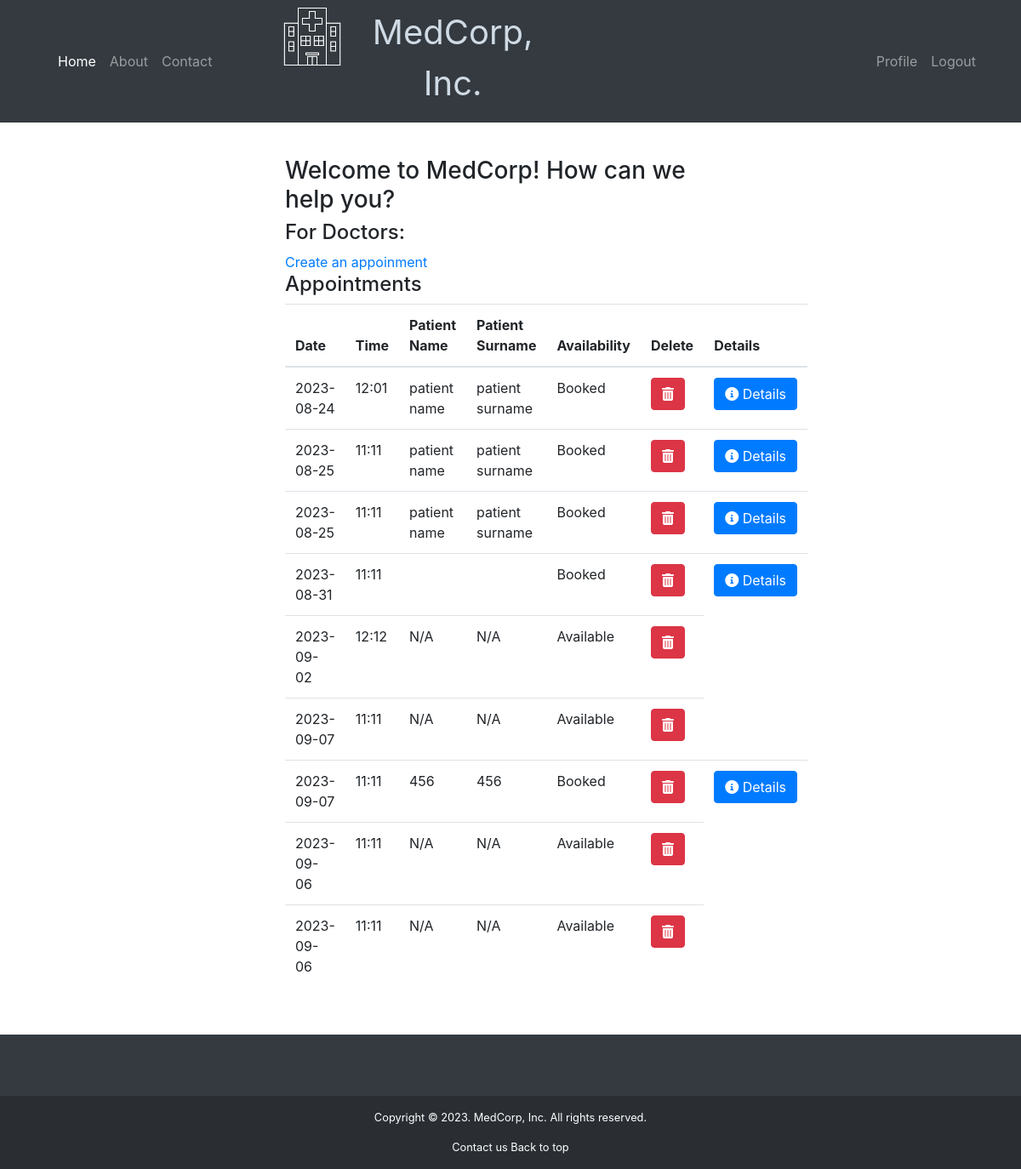
The app's page / (signed in) with its own data.
### library/db/models.py (models this page shows, shortened)
class Appointment(db.Model):
    __tablename__ = 'appointment'
    app_id = db.Column(db.Integer, primary_key=True, autoincrement=True)
    app_date = db.Column(db.Text, nullable=False)
    app_time = db.Column(db.Text, nullable=False)
    availability = db.Column(db.Boolean, nullable=False, default=True)
    patient_id = db.Column(db.Integer, db.ForeignKey("profile._id"))
    doctor_id = db.Column(db.Integer)
    createdDate = db.Column(db.DateTime,
                            default=datetime.utcnow, nullable=False)
    recommendations = db.Column(db.Text)
    profile = db.relationship("Profile", uselist=False)

class Profile(db.Model):
    __tablename__ = 'profile'
    _id = db.Column(db.Integer, primary_key=True, autoincrement=True)
    name = db.Column(db.String(100), unique=False)
    surname = db.Column(db.String(100), unique=False)
    birthdate = db.Column(db.DateTime, unique=False)
    gender = db.Column(db.String(10))
    email = db.Column(db.String(100), unique=True)
    telephone = db.Column(db.Integer, unique=False)
    insurance = db.Column(db.Boolean)
    userid = db.Column(db.Integer, db.ForeignKey("user._id"), nullable=False, unique=True)
    createdDate = db.Column(db.DateTime,
                            default=datetime.utcnow, nullable=False)
    user = db.relationship("User", uselist=False, cascade="delete")

### library/routes/routes.py (the view, shortened to what this page needs)
@pages.route("/", methods=["GET", "POST"])
def home():
    if request.method == "GET":
        booked_app = []
        appointment = []
        if current_user.is_authenticated:
            if current_user.isDoctor:
                appointment = Appointment.query.filter_by(
                    doctor_id=current_user._id).all()
            elif current_user.isPatient:
                booked_app = Appointment.query.filter_by(
                    patient_id=current_user._id).all()
        doctor_profiles = {}
        for app in appointment:
            doctor_profile = Profile.query.filter_by(
                userid=app.doctor_id).first()
            doctor_profiles[app.doctor_id] = doctor_profile
        if current_user.is_authenticated:
            display = Appointment.query.filter_by(
                patient_id=current_user._id).all()
            display_doctor = []
        else:
            display = []
            display_doctor = []
        return render_template("main/home.html",
                               booked_app=booked_app,
                               appointment=appointment,
                               doctor_profiles=doctor_profiles)
    return render_template("main/home.html")

### library/templates/main/home.html (shortened to what this page needs)
{% extends 'layout.html' %}
{% block main_content %}
<h3>Welcome to MedCorp! How can we help you?</h3>
{% if current_user.isDoctor %}
<h4> For Doctors: </h4>
<a href="/appointment"> Create an appoinment </a>
<br>
{% elif current_user.isAdmin %}
<a href="/adminpanel"> Admin panel </a>
<br>
{% else %}
<h4> For Patients: </h4>
<a href="/appointment"> Make an appoinment </a>
<br>
{% endif %}
{% if current_user.isDoctor %}
    <h4>Appointments</h4>
    {% if appointment %}
    <table class="table">
        <thead>
            <tr>
                <th>Date</th>
                <th>Time</th>
                <th>Patient Name</th>
                <th>Patient Surname</th>
                <th>Availability</th>
                <th>Delete</th>
                <th>Details</th>
            </tr>
        </thead>
        <tbody>
            {% for app in appointment %}
            <tr>
                <td>{{ app.app_date }}</td>
                <td>{{ app.app_time }}</td>
                {% if app.patient_id %}
                <td>{{ app.profile.name }}</td>
                <td>{{ app.profile.surname }}</td>
                {% else %}
                <td>N/A</td>
                <td>N/A</td>
                {% endif %}
                <td>{{ "Available" if app.availability else "Booked" }}</td>
                <td> <a href="{{ url_for('pages.delete_app', app_id=app.app_id) }}" class="btn btn-danger"><i
                            class="fas fa-trash-alt"></i></a> </td>
                {% if not app.availability %}
                <td><a href="{{ url_for('pages.app_details', app_id=app.app_id) }}" class="btn btn-primary"><i class="fas fa-info-circle"></i> Details</a>
                </td>
                {% endif %}
            </tr>
            {% endfor %}
        </tbody>
    </table>
    {% else %}
    <p>You have no appointments yet.</p>
    {% endif %}
{% endif %}
{% endblock %}

### library/static/css/main.css (style rules this page uses)
*, *::before, *::after { box-sizing: border-box; margin: 0; padding: 0; }
html, body { height: 100%; width: 100%; margin: 0; display: table; }

### records on screen
Appointment: app_date "2023-08-24", app_time "12:01", profile.name "patient name", profile.surname "patient surname", availability "Booked"
Appointment: app_date "2023-08-25", app_time "11:11", profile.name "patient name", profile.surname "patient surname", availability "Booked"
Appointment: app_date "2023-08-25", app_time "11:11", profile.name "patient name", profile.surname "patient surname", availability "Booked"
Appointment: app_date "2023-08-31", app_time "11:11", availability "Booked"
Appointment: app_date "2023-09-02", app_time "12:12", shows "N/A", availability "Available"
Appointment: app_date "2023-09-07", app_time "11:11", shows "N/A", availability "Available"
Appointment: app_date "2023-09-07", app_time "11:11", profile.name "456", profile.surname "456", availability "Booked"
Appointment: app_date "2023-09-06", app_time "11:11", shows "N/A", availability "Available"
Appointment: app_date "2023-09-06", app_time "11:11", shows "N/A", availability "Available"
